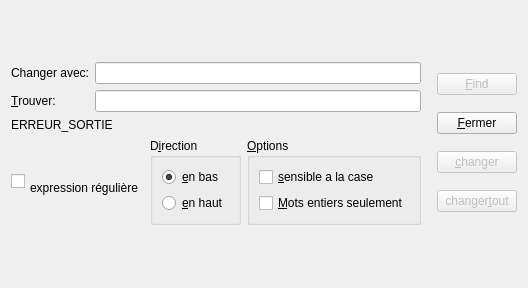
<?xml version="1.0" encoding="UTF-8"?>
<ui version="4.0">
 <class>DuSqliteManagerFindReplaceForm</class>
 <widget class="QWidget" name="DuSqliteManagerFindReplaceForm">
  <property name="geometry">
   <rect>
    <x>0</x>
    <y>0</y>
    <width>483</width>
    <height>288</height>
   </rect>
  </property>
  <property name="windowTitle">
   <string>Form</string>
  </property>
  <layout class="QGridLayout" name="gridLayout">
   <item row="0" column="0">
    <layout class="QVBoxLayout" name="verticalLayout_5">
     <item>
      <layout class="QVBoxLayout" name="verticalLayout_2">
       <item>
        <layout class="QGridLayout" name="gridLayout_3">
         <item row="0" column="1">
          <widget class="QLineEdit" name="textToFind"/>
         </item>
         <item row="1" column="1">
          <widget class="QLineEdit" name="textToReplace"/>
         </item>
         <item row="0" column="0">
          <widget class="QLabel" name="replaceLabel">
           <property name="text">
            <string>Changer avec:</string>
           </property>
           <property name="buddy">
            <cstring>textToReplace</cstring>
           </property>
          </widget>
         </item>
         <item row="1" column="0">
          <widget class="QLabel" name="label">
           <property name="text">
            <string>&amp;Trouver:</string>
           </property>
           <property name="buddy">
            <cstring>textToFind</cstring>
           </property>
          </widget>
         </item>
        </layout>
       </item>
      </layout>
     </item>
     <item>
      <widget class="QLabel" name="errorLabel">
       <property name="text">
        <string>ERREUR_SORTIE</string>
       </property>
      </widget>
     </item>
     <item>
      <layout class="QHBoxLayout" name="horizontalLayout">
       <item>
        <widget class="QCheckBox" name="regexCheckBox">
         <property name="toolTip">
          <string>&lt;!DOCTYPE HTML PUBLIC &quot;-//W3C//DTD HTML 4.0//EN&quot; &quot;http://www.w3.org/TR/REC-html40/strict.dtd&quot;&gt;
&lt;html&gt;&lt;head&gt;&lt;meta name=&quot;qrichtext&quot; content=&quot;1&quot; /&gt;&lt;style type=&quot;text/css&quot;&gt;
p, li { white-space: pre-wrap; }
&lt;/style&gt;&lt;/head&gt;&lt;body style=&quot; font-family:'Sans'; font-size:10pt; font-weight:400; font-style:normal;&quot;&gt;
&lt;p style=&quot; margin-top:0px; margin-bottom:0px; margin-left:0px; margin-right:0px; -qt-block-indent:0; text-indent:0px;&quot;&gt;whether the text to search should be interpreted as a regular expression.&lt;/p&gt;
&lt;p style=&quot;-qt-paragraph-type:empty; margin-top:0px; margin-bottom:0px; margin-left:0px; margin-right:0px; -qt-block-indent:0; text-indent:0px;&quot;&gt;&lt;/p&gt;
&lt;p style=&quot; margin-top:0px; margin-bottom:0px; margin-left:0px; margin-right:0px; -qt-block-indent:0; text-indent:0px;&quot;&gt;You may want to take a look at the syntax of regular expressions:&lt;/p&gt;
&lt;p style=&quot; margin-top:0px; margin-bottom:0px; margin-left:0px; margin-right:0px; -qt-block-indent:0; text-indent:0px;&quot;&gt;&lt;a href=&quot;http://doc.trolltech.com/qregexp.html&quot;&gt;&lt;span style=&quot; text-decoration: underline; color:#0000ff;&quot;&gt;http://doc.trolltech.com/qregexp.html&lt;/span&gt;&lt;/a&gt;&lt;/p&gt;&lt;/body&gt;&lt;/html&gt;</string>
         </property>
         <property name="text">
          <string>
expression régulière</string>
         </property>
        </widget>
       </item>
       <item>
        <widget class="QGroupBox" name="groupBox">
         <property name="title">
          <string>D&amp;irection</string>
         </property>
         <layout class="QVBoxLayout" name="verticalLayout_3">
          <item>
           <widget class="QRadioButton" name="downRadioButton">
            <property name="text">
             <string>&amp;en bas</string>
            </property>
            <property name="checked">
             <bool>true</bool>
            </property>
           </widget>
          </item>
          <item>
           <widget class="QRadioButton" name="upRadioButton">
            <property name="text">
             <string>&amp;en haut</string>
            </property>
           </widget>
          </item>
         </layout>
        </widget>
       </item>
       <item>
        <widget class="QGroupBox" name="groupBox_2">
         <property name="title">
          <string>&amp;Options</string>
         </property>
         <layout class="QVBoxLayout" name="verticalLayout_4">
          <item>
           <widget class="QCheckBox" name="caseCheckBox">
            <property name="text">
             <string>&amp;sensible a la case</string>
            </property>
           </widget>
          </item>
          <item>
           <widget class="QCheckBox" name="wholeCheckBox">
            <property name="text">
             <string>&amp;Mots entiers seulement</string>
            </property>
           </widget>
          </item>
         </layout>
        </widget>
       </item>
      </layout>
     </item>
    </layout>
   </item>
   <item row="0" column="1">
    <layout class="QVBoxLayout" name="verticalLayout">
     <property name="leftMargin">
      <number>10</number>
     </property>
     <item>
      <widget class="QPushButton" name="findButton">
       <property name="enabled">
        <bool>false</bool>
       </property>
       <property name="text">
        <string>&amp;Find</string>
       </property>
      </widget>
     </item>
     <item>
      <widget class="QPushButton" name="closeButton">
       <property name="text">
        <string>&amp;Fermer</string>
       </property>
      </widget>
     </item>
     <item>
      <widget class="QPushButton" name="replaceButton">
       <property name="enabled">
        <bool>false</bool>
       </property>
       <property name="text">
        <string>&amp;changer</string>
       </property>
      </widget>
     </item>
     <item>
      <widget class="QPushButton" name="replaceAllButton">
       <property name="enabled">
        <bool>false</bool>
       </property>
       <property name="text">
        <string>changer&amp;tout</string>
       </property>
      </widget>
     </item>
    </layout>
   </item>
  </layout>
 </widget>
 <tabstops>
  <tabstop>textToFind</tabstop>
  <tabstop>textToReplace</tabstop>
  <tabstop>downRadioButton</tabstop>
  <tabstop>upRadioButton</tabstop>
  <tabstop>caseCheckBox</tabstop>
  <tabstop>wholeCheckBox</tabstop>
  <tabstop>findButton</tabstop>
  <tabstop>closeButton</tabstop>
 </tabstops>
 <resources/>
 <connections/>
</ui>
